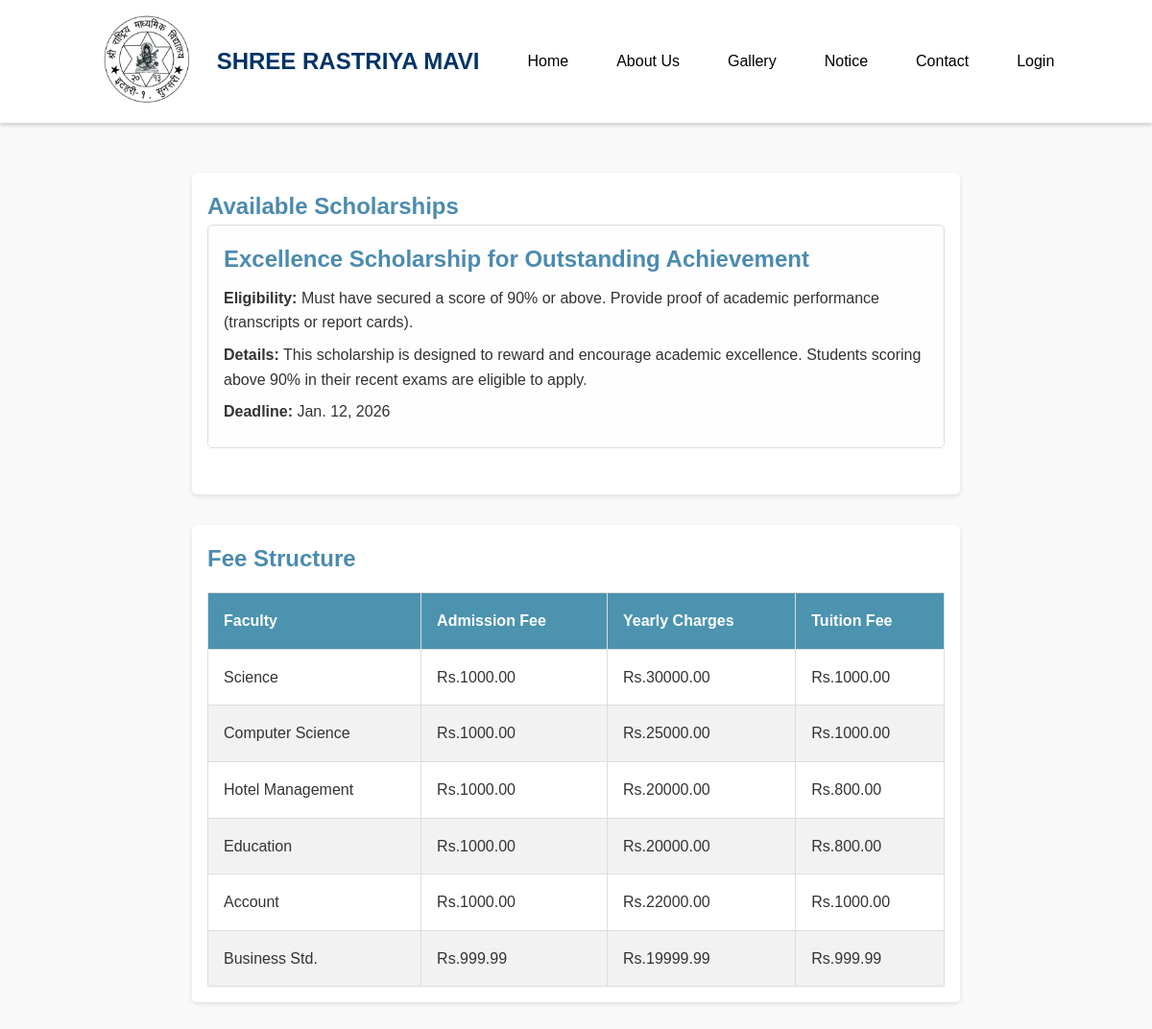
Screenshot of /Shree-Rastriya-Secondary-School/Education/ with the database file from the repository.
### home/models.py (models this page shows, shortened)
class Scholarship(models.Model):
    title = models.CharField(max_length=255)
    details = models.TextField()
    eligibility = models.TextField()
    deadline = models.DateField()
    uploaded = models.DateTimeField(auto_now_add=True)

class FeeStructure(models.Model):
    faculty = models.CharField(max_length=255)
    tuition_fee = models.DecimalField(max_digits=10, decimal_places=2)
    admission_fee = models.DecimalField(max_digits=10, decimal_places=2)
    yearly_charges = models.DecimalField(max_digits=10, decimal_places=2)

### home/views.py (the view)
# urls.py: path('Shree-Rastriya-Secondary-School/Education/',views.Scholar_FeeStructure,name='edu'),
def Scholar_FeeStructure(request):
    Scholar = models.Scholarship.objects.all()
    Fee = models.FeeStructure.objects.all()
    context = {
        'Scholars':Scholar,
        'Fees':Fee
    }
    return render (request,'home/Fee_Scholarship.html',context)

### home/templates/home/Fee_Scholarship.html (shortened to what this page needs)
{% extends "home/navbar.html" %}
{% block content %}
<!DOCTYPE html>
<html lang="en">
    <head>
</head>
<body>
    <section>
        <h2>Available Scholarships</h2>
        {% if Scholars %}
        {% for Scholar in Scholars %}
        <article class="scholarship">
            <h2>{{ Scholar.title }}</h2>
            <p><strong>Eligibility:</strong> {{ Scholar.eligibility }}</p>
            <p><strong>Details:</strong> {{ Scholar.details }}</p>
            <p><strong>Deadline:</strong> {{ Scholar.deadline }}</p>
        </article>
        {% endfor %}
        {% else %}
        <p class="no-data">No scholarships available at the moment.</p>
        {% endif %}
    </section>
    <section>
        <h2>Fee Structure</h2>
        {% if Fees %}
        <table>
            <thead>
                <tr>
                    <th>Faculty</th>
                    <th>Admission Fee</th>
                    <th>Yearly Charges</th>
                    <th>Tuition Fee</th>
                </tr>
            </thead>
            <tbody>
                {% for fee in Fees %}
                <tr>
                    <td>{{ fee.faculty }}</td>
                    <td>Rs.{{ fee.admission_fee }}</td>
                    <td>Rs.{{ fee.yearly_charges }}</td>
                    <td>Rs.{{ fee.tuition_fee }}</td>
                </tr>
                {% endfor %}
            </tbody>
        </table>
        {% else %}
        <p class="no-data">Fee details are not available at the moment.</p>
        {% endif %}
    </section>
</body>
</html>
{% endblock content %}

### home/static/home/css/navbar.css (style rules this page uses)
* { margin: 0; padding: 0; box-sizing: border-box; }

### home/templates/home/navbar.html (style rules this page uses)
body { margin: 0; font-family: Arial, sans-serif; background-color: #f4f4f4; }
body { padding-top: 80px; }

### home/templates/home/Fee_Scholarship.html (style rules this page uses)
body { font-family: Arial, sans-serif; line-height: 1.6; margin: 0; padding: 0; background-color: #f9f9f9; color: #333; }
section { margin: 2rem auto; padding: 1rem; width: 90%; max-width: 800px; background: #fff; box-shadow: 0 2px 5px rgba(0, 0, 0, 0.1); border-radius: 5px; }
h1, h2 { color: rgb(76, 139, 175); }
.scholarship { margin-bottom: 2rem; padding: 1rem; border: 1px solid #ddd; border-radius: 5px; background-color: #fefefe; transition: transform 0.3s, box-shadow 0.3s; }
.scholarship h2 { margin-top: 0; }
.scholarship p { margin: 0.5rem 0; }
table { width: 100%; border-collapse: collapse; margin-top: 1rem; background: #fff; }
table th, table td { padding: 1rem; text-align: left; border: 1px solid #ddd; }
table th { background-color: rgb(76, 147, 175); color: white; }
table tr:nth-child(even) { background-color: #f2f2f2; }

### rows the page displays
Scholarship: title "Excellence Scholarship for Outstanding Achievement", eligibility "Must have secured a score of 90% or above. Provide proof of academic performance (transcripts or report cards).", details "This scholarship is designed to reward and encourage academic excellence. Students scoring above 90% in their recent exams are eligible to apply.", deadline "Jan. 12, 2026"
FeeStructure: faculty "Science", admission_fee "1000.00", yearly_charges "30000.00", tuition_fee "1000.00"
FeeStructure: faculty "Computer Science", admission_fee "1000.00", yearly_charges "25000.00", tuition_fee "1000.00"
FeeStructure: faculty "Hotel Management", admission_fee "1000.00", yearly_charges "20000.00", tuition_fee "800.00"
FeeStructure: faculty "Education", admission_fee "1000.00", yearly_charges "20000.00", tuition_fee "800.00"
FeeStructure: faculty "Account", admission_fee "1000.00", yearly_charges "22000.00", tuition_fee "1000.00"
FeeStructure: faculty "Business Std.", admission_fee "999.99", yearly_charges "19999.99", tuition_fee "999.99"
